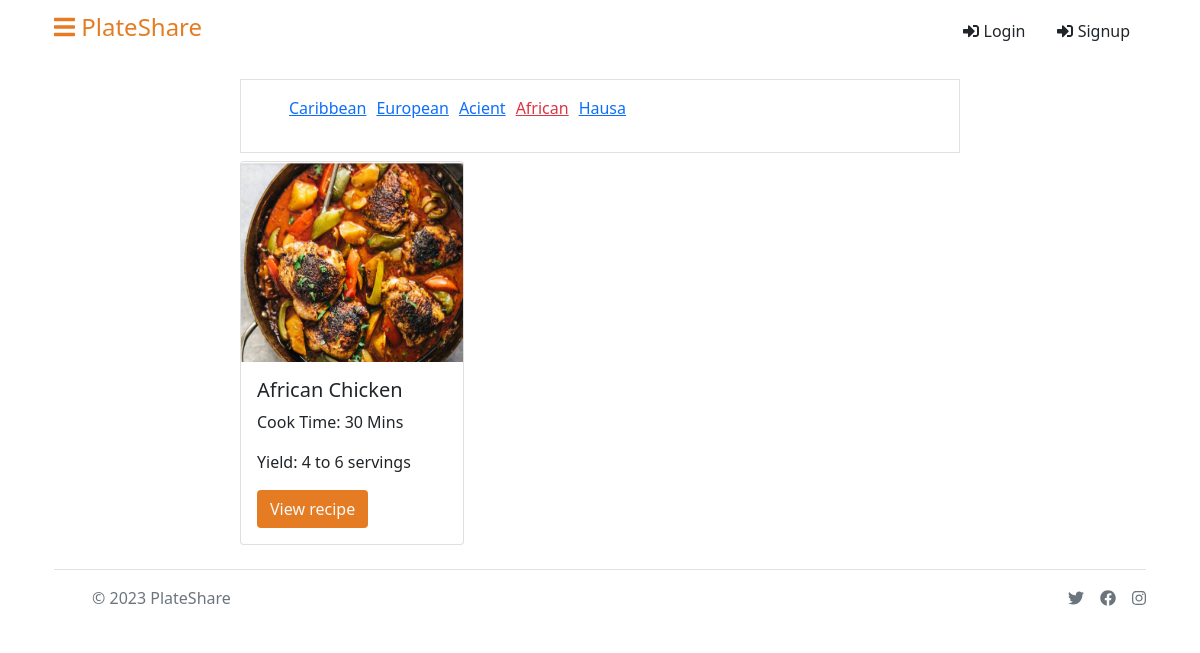
The page /recipe-category.php?recipe_category_id=2 on the database its author committed.
### tables this page shows
CREATE TABLE `category` (
  `id` int(11) NOT NULL,
  `name` varchar(1000) DEFAULT NULL
);

CREATE TABLE `recipes` (
  `id` int(11) NOT NULL,
  `title` varchar(1000) DEFAULT NULL,
  `ingredient` text DEFAULT NULL,
  `direction` text DEFAULT NULL,
  `cook_time` varchar(1000) DEFAULT NULL,
  `yield` varchar(1000) DEFAULT NULL,
  `category_id` varchar(1000) DEFAULT NULL,
  `image` varchar(1000) DEFAULT NULL,
  `timestamp` timestamp(6) NOT NULL DEFAULT current_timestamp(6),
  `status` int(11) NOT NULL
);

### recipe-category.php (the view, shortened to what this page needs)
<?php
require "inc/process.php";
require "inc/header.php";
if (isset($_GET["recipe_category_id"]) && !empty($_GET["recipe_category_id"])) {
    $id = $_GET["recipe_category_id"];
} else {
    header("location: index.php");
}
?>
<div class="container">
    <?php require './pages/header-home.php'; ?>
    <div class="container-fluid my-3">
        <div class="row justify-content-center">
            <div class="col-8">
                <div class="border p-3">
                    <ul style="display:flex; list-style-type:none;">
                        <?php
                        $sql_c = "SELECT * FROM category ORDER BY id DESC";
                        $query_c = mysqli_query($connection, $sql_c);
                        $count = 0;
                        while ($result_c = mysqli_fetch_assoc($query_c)) {
                        ?>
                            <li style="<?php echo $count > 0 ? 'margin-left:10px;' : '' ?>">
                                <a href="recipe-category.php?recipe_category_id=<?php echo $result_c["id"]; ?>" class="<?php echo $result_c["id"] == $id ? 'text-danger' : '' ?>">
                                    <?php echo $result_c["name"]; ?></a>
                            </li>
                        <?php
                            $count++;
                        }
                        ?>
                    </ul>
                </div>
            </div>
            <div class="col-8">
                <div class="row">
                    <?php
                    $sql = "SELECT * FROM recipes WHERE category_id ='$id'  AND status = 1 ORDER BY id DESC";
                    $query = mysqli_query($connection, $sql);
                    while ($result = mysqli_fetch_assoc($query)) {
                    ?>
                        <div class="col-4 mt-2">
                            <div class="card">
                                <img src="<?php echo $result["image"]; ?>" style="height:200px; width:100%" class="card-img-top">
                                <div class="card-body">
                                    <h5 class="card-title"><?php echo $result["title"]; ?></h5>
                                    <p class="card-text">Cook Time: <?php echo $result["cook_time"] ?>
                                    <p class="card-text">Yield: <?php echo $result["yield"] ?>
                                    </p>
                                    <a href="read-recipe.php?recipe_id=<?php echo $result["id"]; ?>" class="btn text-light" style="background-color:#E57C23;">View recipe</a>
                                </div>
                            </div>
                        </div>
                    <?php
                    }
                    ?>
                </div>
            </div>
        </div>
    </div>
    <?php require './pages/footer-home.php'; ?>
</div>
<?php
require "inc/footer.php";
?>

### rows shown on the page
category: name "Caribbean"
category: name "European"
category: name "Acient"
category: name "African"
category: name "Hausa"
recipes: image (picture), title "African Chicken", cook_time "30 Mins", yield "4 to 6 servings"
